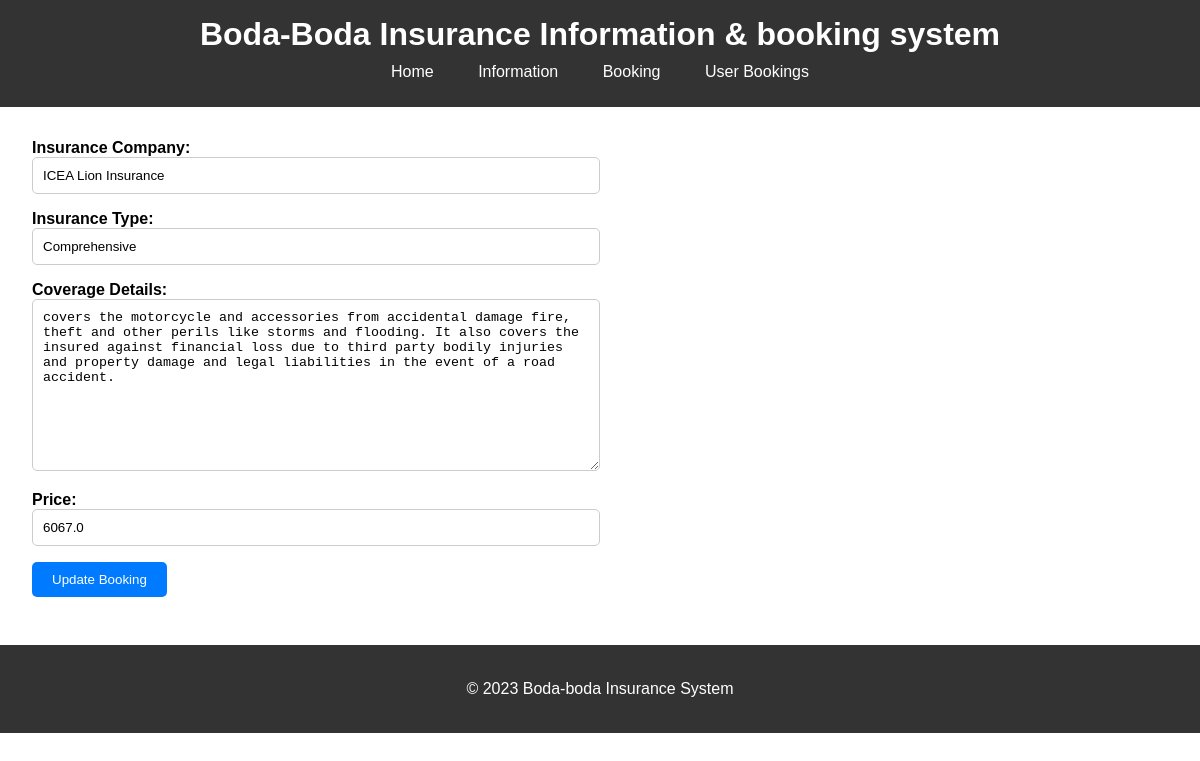
Page /admin/update_booking/1 on the earlier database version.
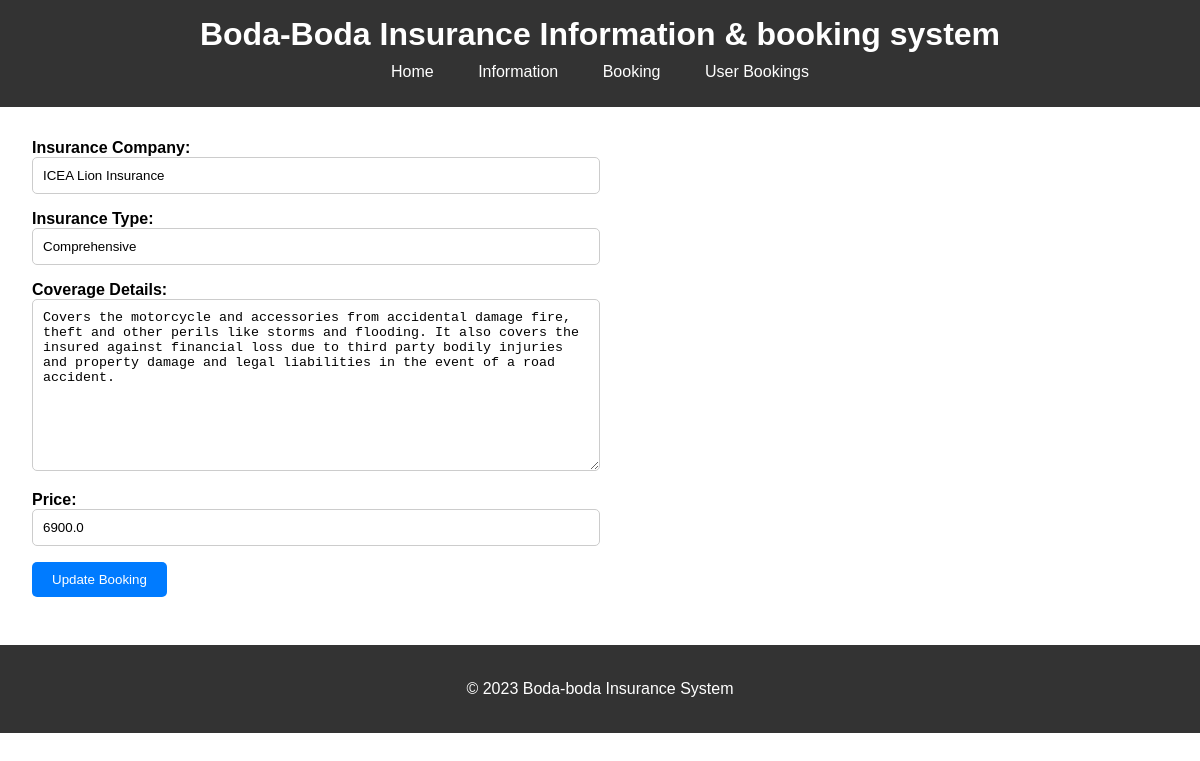
Same page on the later database version.
### flaskapp/models.py (models this page shows)
class Booking(db.Model):
    id = db.Column(db.Integer, primary_key=True)
    insurance_company = db.Column(db.String, nullable=False)
    insurance_type = db.Column(db.String, nullable=False)
    coverage_details = db.Column(db.String, nullable=False)
    price = db.Column(db.Float, nullable=False)

### flaskapp/booking/routes.py (the view, shortened to what this page needs)
@booking.route('/admin/update_booking/<int:booking_id>', methods=['GET', 'POST'])
def update_booking(booking_id):
    booking = Booking.query.get(booking_id)
    return render_template('admin/add_booking.html', page_title='Update a Booking', booking=booking, admin_user=current_user)

### flaskapp/templates/admin/add_booking.html (shortened to what this page needs)
{% extends 'admin/base.html' %}
{% block body %}
  <section class="main-section">
    {% if booking %}
        <form method="post" action={{ url_for('bookings.update_booking', booking_id=booking.id) }}>
    {% else %}
        <form method="post" action={{ url_for('bookings.add_booking') }}>
    {% endif %}
        <div class="form-group">
            <label for="insurance_company">Insurance Company:</label>
            <input type="text" id="insurance_company" name="insurance_company" value="{{ booking.insurance_company if booking else '' }}" required>
        </div>
        <div class="form-group">
            <label for="insurance_type">Insurance Type:</label>
            <input type="text" id="insurance_type" name="insurance_type" value="{{ booking.insurance_type if booking else '' }}" required>
        </div>
        <div class="form-group">
            <label for="coverage_details">Coverage Details:</label>
            <textarea name="coverage_details" id="coverage_details" cols="30" rows="10">{{ booking.coverage_details if booking else '' }}</textarea>
        </div>
      <div class="form-group">
        <label for="price">Price:</label>
        <input type="number" id="price" name="price" value="{{ booking.price if booking else '' }}" required>
      </div>
      <div class="form-group">
        <button type="submit" class="btn">{% if booking %}Update Booking{% else %}Add Booking{% endif %}</button>
      </div>
    </form>
  </section>
  <footer>
    <p>&copy; 2023 Boda-boda Insurance System</p>
  </footer>
{% endblock %}

Differences in the rows shown:
changed Booking "ICEA Lion Insurance": coverage_details "covers the motorcycle and accessories…" → "Covers the motorcycle and accessories…"; price "6067.0" → "6900.0"
